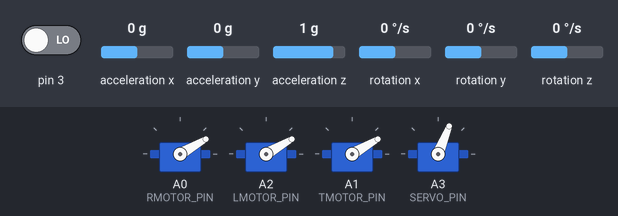
This sketch was run on a simulated Arduino Mega 2560, built with avr-gcc and run on an emulated ATmega2560. Parts: 4 × servo. The test bench sets the inputs (shaded band); at power-on: pin 3 LOW, acceleration x 0 g, acceleration y 0 g, acceleration z 1 g, rotation x 0 °/s, rotation y 0 °/s, rotation z 0 °/s. The sensor or clock chip raises its interrupt line as the real part does.

Above: at 0.1 s.
At 26.7 s:
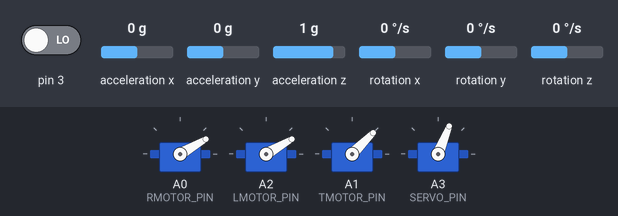
Timing chart, 0 to 28.2 s (numbered marks = the images above):
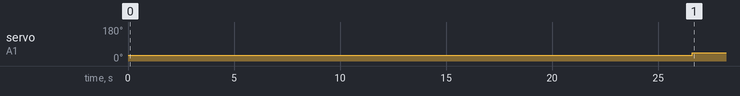

Measured:
- by itself, servo on A1 (TMOTOR_PIN): 30° → 45° at 26.6 s

The sketch:

Tricopter3.0_Pitch_PID_Test.ino
```cpp
//Includes
#include <SPI.h>
#include <Wire.h>
#include <PID_v1.h>
#include <I2Cdev.h>
#include "MPU6050_6Axis_MotionApps20.h"
#include <Servo.h>
////////////////////////////////////////////////////////////////////////
//Board Connections
#define RMOTOR_PIN  A0
#define LMOTOR_PIN  A2
#define TMOTOR_PIN  A1
#define SERVO_PIN  A3
const int MPU_Interrupt_PIN = 1;//This is actually the interrupt number, not the pin number
// PID tunings ****************************************

double kpr = 0.95;      // rollInput
double kir = 0.7;
double kdr = 0.05;

double kpp = 1;      // pitchInput
double kip = 0.0;
double kdp = 0.0;

#define PID_ROLL_MIN 0
#define PID_ROLL_MAX 100
#define PID_PITCH_MIN 0
#define PID_PITCH_MAX 100
#define INIT_ROLL 0.0
#define INIT_PITCH 0.0

// initial PID values. tested on stable platform / ground.
double RollSetpoint = INIT_ROLL;
double PitchSetpoint = INIT_PITCH;
// Global Variables ***********************************
double rollInput,pitchInput; //PID input
double rollOutputLeft,rollOutputRight,pitchOutputForward,pitchOutputReverse;   // PID output

int tailMotorVal = 0;
int rightMotorVal = 0;
int leftMotorVal = 0;

//Gyro Data Variables
uint8_t mpuIntStatus,devStatus;
uint16_t packetSize,fifoCount;
uint8_t fifoBuffer[64];
VectorFloat gravity;
float ypr[3] = {0.0, 0.0, 0.0};
Quaternion q;
double smoothVal;
volatile boolean mpuInterrupt = false;

void dmpDataReady()
{
  mpuInterrupt = true;
}
////////////////////////////////////////////////////////////////////////////
MPU6050 mpu;
//Servo Objects
Servo rightMotor;
Servo leftMotor;
Servo tailMotor;
Servo yawServo;
////////////////////////////////////////////////////////////////////////////
//PID Instances
PID PID_ROLL_LEFT(&rollInput, &rollOutputLeft, &RollSetpoint, kpr, kir, kdr, DIRECT);
PID PID_ROLL_RIGHT(&rollInput, &rollOutputRight, &RollSetpoint, kpr, kir, kdr, REVERSE);
PID PID_PITCH_FORWARD(&pitchInput, &pitchOutputForward, &PitchSetpoint, kpp, kip, kdp, DIRECT);
PID PID_PITCH_REVERSE(&pitchInput, &pitchOutputReverse, &PitchSetpoint, kpp, kip, kdp, REVERSE);
/////////////////////////////////////////////////////////////////////////////
byte numericalBuffer[2];
int joystick[4] = {0,0,0,0};
long bluetoothLastUpdated; //Safety Feature Turns Tricopter off if there is a long gap between bluetooth transmissions
const int COM_DELAY_THRESHOLD = 1000;


void setup()
{
   initMotors();
   Serial.begin(9600);//Serial for debug purposes
   Serial1.begin(9600); //Serial for joystick data
   Serial2.begin(9600); //Serial for inflight data / blackbox (not implemented requires additional bluetooth)
   pinMode(19, INPUT_PULLUP); //resister for Bluetooth 1
   //pinMode(21,INPUT_PULLUP); //resister for Bluetooth 2

 ///////////////////////////////////////////
 //***TODO: Wait for Serial Ports to connect
 //////////////////////////////
 /////////////

  Wire.begin();
  TWBR = 24;      // i2c bus @ 400KHz for MCU

  Serial2.println("Calibrating Motors"); //Although calibrated earlier inform flier now that serial communication has begun

  //Initialize Stabalizer
  PID_ROLL_LEFT.SetMode(AUTOMATIC);
  PID_ROLL_LEFT.SetOutputLimits(PID_ROLL_MIN,PID_ROLL_MAX);
  PID_ROLL_LEFT.SetSampleTime(15);

  PID_ROLL_RIGHT.SetMode(AUTOMATIC);
  PID_ROLL_RIGHT.SetOutputLimits(PID_ROLL_MIN,PID_ROLL_MAX);
  PID_ROLL_RIGHT.SetSampleTime(15);


  PID_PITCH_FORWARD.SetMode(AUTOMATIC);
  PID_PITCH_FORWARD.SetOutputLimits(PID_PITCH_MIN,PID_PITCH_MAX);
  PID_PITCH_FORWARD.SetSampleTime(10);

  PID_PITCH_REVERSE.SetMode(AUTOMATIC);
  PID_PITCH_REVERSE.SetOutputLimits(PID_PITCH_MIN,PID_PITCH_MAX);
  PID_PITCH_REVERSE.SetSampleTime(10);
  //Connect and Prepare Gyro
   if(!mpu.testConnection())
  {
    Serial2.println("Gyro Connection Lost");
    Serial2.println("Fight Terminated");
    terminateFlight();
  }
  else
  {
    Serial2.println(F("Initializing I2C devices..."));
    mpu.initialize();
    Serial2.println(F("Testing device connections..."));
    Serial2.println(mpu.testConnection() ? F("MPU6050 connection successful") : F("MPU6050 connection failed"));
    Serial2.println(F("Initializing DMP..."));
    devStatus = mpu.dmpInitialize();

    mpu.setXGyroOffset(220);
    mpu.setYGyroOffset(-15);
    mpu.setZGyroOffset(-.75);
    mpu.setZAccelOffset(1788); // 1688 factory default for my test chip

    if(devStatus == 0)
    {
      mpu.setDMPEnabled(true);
      attachInterrupt(MPU_Interrupt_PIN, dmpDataReady, RISING);
      mpuIntStatus = mpu.getIntStatus();
      packetSize = mpu.dmpGetFIFOPacketSize();
    }
    else
    {
      Serial2.print("MPU6050 DMP Fatal Error. Error = ");
      Serial2.println(devStatus);
    }
  }

  //Wait for DMP stabalization algorithm takes 45 seconds
  for(int i =0; i<2653; i++)  {
      updateYawPitchRoll();
      Serial2.println(rollInput);
}
  Serial2.println("Tricopter Initialized");
}


void loop()
{
  updateYawPitchRoll();
  while (!mpuInterrupt && fifoCount < packetSize) {
    //gatherBluetoothData();
    //decodeBluetoothData();
    /*
    if(joystick[3] == 30)  {
       joystick[3] = 7;
    }

    if(joystick[1] == 30)  {
       joystick[1] = 7;
    }

    if(joystick[0] == 30)  {
       joystick[0] = 7;
    }
   */
    //kpr += (joystick[3]-7)/100;
    //kir += (joystick[1]-7)/100;
    //kdr += (joystick[0]-7)/100;
    PID_PITCH_FORWARD.SetTunings(kpp,kip,kdp);
    PID_PITCH_REVERSE.SetTunings(kpp,kip,kdp);
    PID_ROLL_LEFT.SetTunings(kpr,kir,kdr);
    PID_ROLL_RIGHT.SetTunings(kpr,kir,kdr);
    PID_PITCH_FORWARD.Compute();
    PID_PITCH_REVERSE.Compute();
    PID_ROLL_LEFT.Compute();
    PID_ROLL_RIGHT.Compute();

    Serial2.print(rollInput);
    Serial2.print("\t");
    Serial2.print(kpr);
    Serial2.print("\t");
    Serial2.print(kir);
    Serial2.print("\t");
    Serial2.print(kdr);
    Serial2.print("\t");
    Serial2.print(rollOutputRight);
    Serial2.print("\t");
    Serial2.println(rollOutputLeft);

  /*
    if(abs(rollInput)<=7)  {
    rightMotor.write(constrain(30 + map(rollOutputRight+pitchOutputReverse,0,100,0,10),30,100));
    leftMotor.write(constrain(30 + map(rollOutputLeft+pitchOutputReverse,0,100, 0,10),30,100));
    tailMotor.write(constrain(30 + map(pitchOutputForward,0,100,0,10),30,100));
    }
    else  {
    rightMotor.write(constrain(30 + map(rollOutputRight,0,100,0,10),30,100));
    leftMotor.write(constrain(30 + map(rollOutputLeft,0,100, 0,10),30,100));
    tailMotor.write(constrain(30 + map(pitchOutputForward,0,100, 0,10),30,100));
    }
  */

    //rightMotor.write(constrain(30 + map(pitchOutputReverse,0,100,0,10),30,100));
    //leftMotor.write(constrain(30 + map(pitchOutputReverse,0,100, 0,10),30,100));
    rightMotor.write(30);
    leftMotor.write(30);
    //tailMotor.write(constrain(30 + map(pitchOutputForward,0,100,0,10),30,100));
    tailMotor.write(45);
  }
}


//If the bluetooth is sending data-retrieve and save it
void gatherBluetoothData()  {
  if(Serial1.available() > 1)  {
    numericalBuffer[0] = Serial1.read();
    numericalBuffer[1] = Serial1.read();
    bluetoothLastUpdated = millis();
  }
}
void decodeBluetoothData()  {
  //////////////////////////////////////Read from first buffer and extract two values
  if(numericalBuffer[0]<=100)  {
     joystick[0] = numericalBuffer[0];
  }
  else if (numericalBuffer[0] >= 101) {
    joystick[1] = numericalBuffer[0]-101;
  }
  ///////////////////////////////////////Read from second buffer and extract two values
  if(numericalBuffer[1] <= 100)  {
     joystick[2] = numericalBuffer[1];
  }
  else if (numericalBuffer[1] >= 101) {
    joystick[3] = numericalBuffer[1]-101;
  }
/////////////////////////////////////////Check the delay in transmission
  if(millis()-bluetoothLastUpdated > COM_DELAY_THRESHOLD)  {
    terminateFlight();
  }
}

void terminateFlight()  {
 rightMotor.write(30);
 leftMotor.write(30);
 tailMotor.write(30);
  while(true) {
   Serial2.println("Flight Terminated");
  }
}

void updateYawPitchRoll()  {
  mpuInterrupt = false;
  mpuIntStatus = mpu.getIntStatus();
  fifoCount = mpu.getFIFOCount();
  if  ((mpuIntStatus & 0x10) || fifoCount == 1024) {
	mpu.resetFIFO();
	Serial2.println(F("FIFO overflow!"));
  }else if (mpuIntStatus & 0x02) {
      while (fifoCount < packetSize) fifoCount = mpu.getFIFOCount();
	mpu.getFIFOBytes(fifoBuffer, packetSize);
	fifoCount -= packetSize;
	mpu.dmpGetQuaternion(&q, fifoBuffer);
	mpu.dmpGetGravity(&gravity, &q);
	mpu.dmpGetYawPitchRoll(ypr, &q, &gravity);
        ypr[0] = ypr[0] * 180 / M_PI;
        ypr[1] = ypr[1] * 180 / M_PI;
        ypr[2] = -ypr[2] * 180 / M_PI;
        rollInput = 2*float(ypr[2]);
        pitchInput = 2*float(ypr[1]);
        //Serial1.println(ypr[0]);
  }
}
void initMotors()  {
  rightMotor.attach(RMOTOR_PIN);
  leftMotor.attach(LMOTOR_PIN);
  tailMotor.attach(TMOTOR_PIN);
  yawServo.attach(SERVO_PIN);
  tailMotor.write(30);
  rightMotor.write(30);
  leftMotor.write(30);
  yawServo.write(68);
}
```
